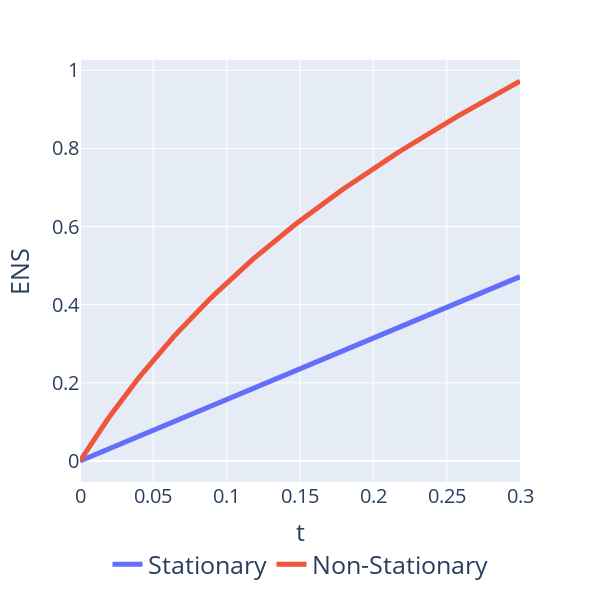

The notebook cell saved with this chart:
### Code cell
import plotly.express as px

# Assuming t_range, s_exp_numb_sub_value_1, and n_exp_numb_sub_value_1 are defined elsewhere in your code

data1 = []
for i, t in enumerate(t_range):
    data1.append({'t': t, 'value': s_exp_numb_sub_value_1[i], 'series': 'Stationary'})
    data1.append({'t': t, 'value': n_exp_numb_sub_value_1[i], 'series': 'Non-Stationary'})

# Plotting with Plotly Express
fig = px.line(data1, x='t', y='value', color='series', labels={'value': 'ENS'})
fig.update_traces(line=dict(width=5))

# Setting plot aspect to equal (makes width and height equal)
fig.update_layout(width=600, height=600, legend_title_text='')

# Remove the legend title
fig.update_layout(legend_title_text='')

fig.update_layout(
    xaxis_title='t',
    yaxis_title='ENS',
    font=dict(
        size=25
    )
)

# Update legend title font size
fig.update_layout(legend_title_font=dict(size=18))

# Update axis label font size
fig.update_layout(
    xaxis=dict(
        title_font=dict(size=25),
        tickfont=dict(size=20),
    ),
    yaxis=dict(
        title_font=dict(size=25),
        tickfont=dict(size=20),
    )
)

# Move the legend to the bottom
fig.update_layout(legend=dict(
    orientation='h',
    yanchor='bottom',
    y=-0.25,  # Adjust this value as needed to move the legend up or down
    xanchor='center',
    x=0.5  # Adjust this value as needed to move the legend left or right
))

fig.show()
